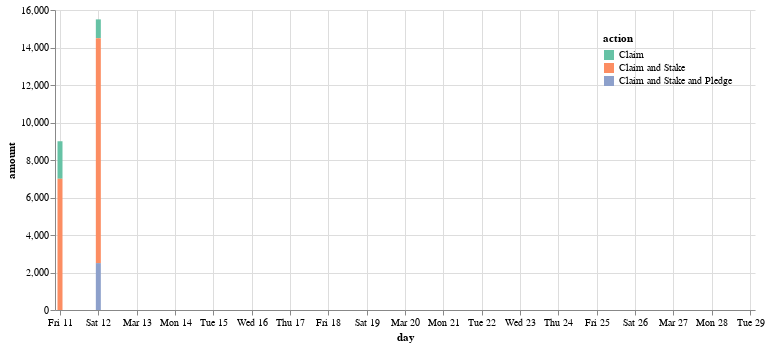

Write notebook code for a chart like this one.
### Code cell
cp.amount_actions(dp.prism_claim_df)

### Figure 1 — Vega-Lite specification as saved in the notebook (floating-point values rounded to 4 significant figures)
{"config": {"view": {"continuousWidth": 400, "continuousHeight": 300, "strokeOpacity": 0}, "axisX": {"labelAngle": 0}}, "data": {"name": "data-aa6d52b75f0db5d19b1743586c2da81b"}, "mark": "bar", "encoding": {"color": {"field": "action", "legend": {"direction": "vertical", "legendY": 0, "orient": "top-right", "padding": 5}, "scale": {"scheme": "set2"}, "type": "nominal"}, "tooltip": [{"field": "day", "format": "%Y-%m-%d %H:%M", "type": "temporal"}, {"field": "amount", "type": "quantitative"}], "x": {"field": "day", "sort": {"order": "ascending"}, "type": "temporal"}, "y": {"field": "amount", "type": "quantitative"}}, "width": 700, "$schema": "https://vega.github.io/schema/vega-lite/v4.17.0.json", "datasets": {"data-aa6d52b75f0db5d19b1743586c2da81b": [{"action": "Claim", "day": "2022-03-11", "amount": 2000.0}, {"action": "Claim", "day": "2022-03-12", "amount": 1000.0}, {"action": "Claim and Stake", "day": "2022-03-11", "amount": 7000.0}, {"action": "Claim and Stake", "day": "2022-03-12", "amount": 12000.0}, {"action": "Claim and Stake and Pledge", "day": "2022-03-12", "amount": 2500.0}, {"action": "Claim", "day": "2022-03-12", "amount": 0.0}, {"action": "Claim", "day": "2022-03-13", "amount": 0.0}, {"action": "Claim", "day": "2022-03-14", "amount": 0.0}, {"action": "Claim", "day": "2022-03-15", "amount": 0.0}, {"action": "Claim", "day": "2022-03-16", "amount": 0.0}, {"action": "Claim", "day": "2022-03-17", "amount": 0.0}, {"action": "Claim", "day": "2022-03-18", "amount": 0.0}, {"action": "Claim", "day": "2022-03-19", "amount": 0.0}, {"action": "Claim", "day": "2022-03-20", "amount": 0.0}, {"action": "Claim", "day": "2022-03-21", "amount": 0.0}, {"action": "Claim", "day": "2022-03-22", "amount": 0.0}, {"action": "Claim", "day": "2022-03-23", "amount": 0.0}, {"action": "Claim", "day": "2022-03-24", "amount": 0.0}, {"action": "Claim", "day": "2022-03-25", "amount": 0.0}, {"action": "Claim", "day": "2022-03-26", "amount": 0.0}, {"action": "Claim", "day": "2022-03-27", "amount": 0.0}, {"action": "Claim", "day": "2022-03-28", "amount": 0.0}, {"action": "Claim", "day": "2022-03-29", "amount": 0.0}]}}
